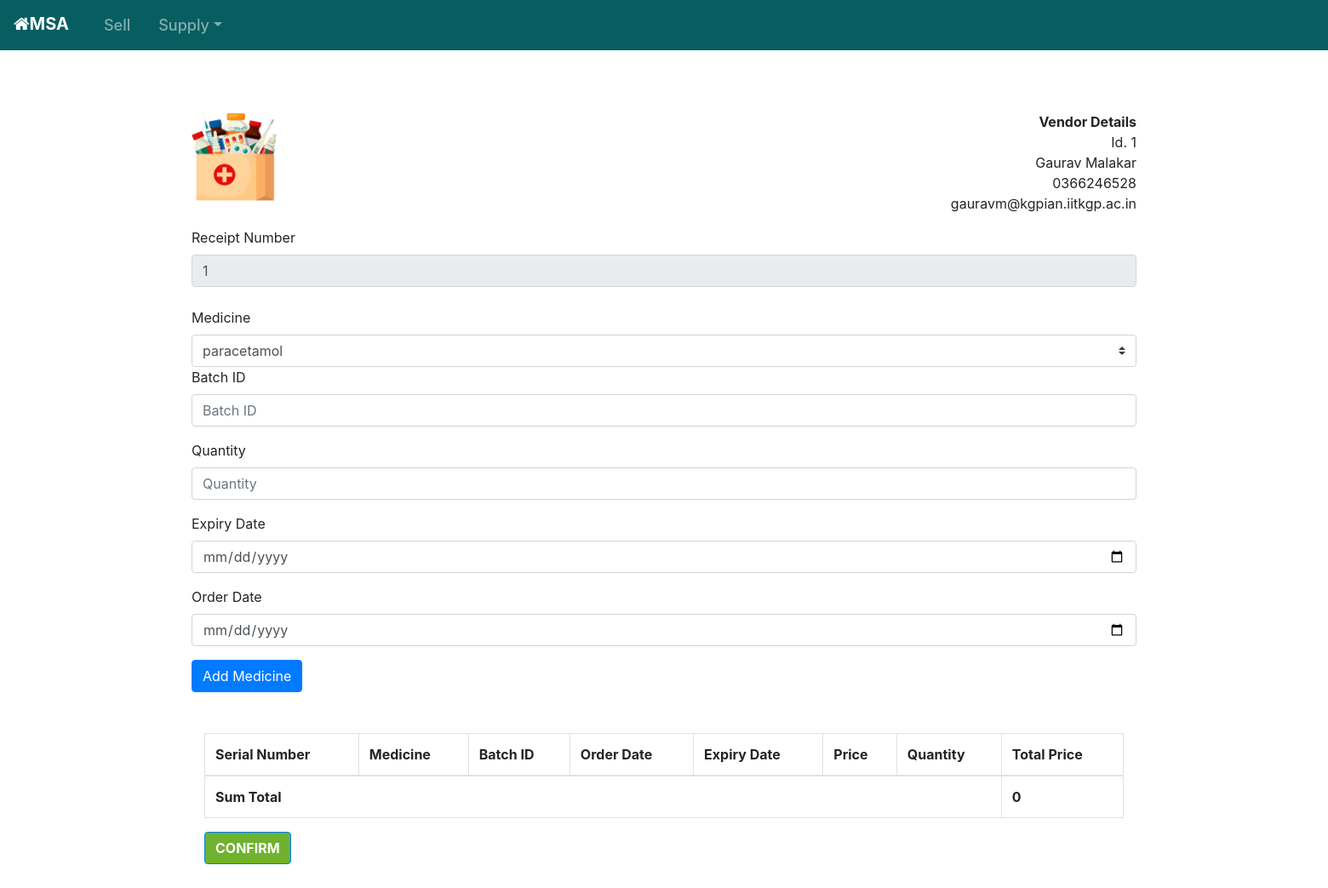
/newsupplymed/1 (signed in), run on the app's committed database.
### shop/models.py (models this page shows, shortened)
class Vendor(models.Model):
    name = models.CharField(max_length=100, blank=False)
    address = models.CharField(max_length=500, blank=False)
    phone_regex = RegexValidator(
        regex=r'^(?:\s+|)((0|(?:(\+|)91))(?:\s|-)*(?:(?:\d(?:\s|-)*\d{9})|(?:\d{2}(?:\s|-)*\d{8})|(?:\d{3}(?:\s|-)*\d{7}))|\d{10})(?:\s+|)', message=("Phone Number is not valid"))
    phone = models.CharField(max_length=14, blank=False, validators=[phone_regex] )
    email = models.EmailField(blank=False)

### shop/supply.py (the view)
# urls.py: path('newsupplymed/<str:id>', supply.newsupplymed, name='newsupplymed'),
@login_required(login_url='login')
def newsupplymed(request, id):
    vendor = Vendor.objects.get(id=id)
    medicines = Medicine.objects.filter(vendor=vendor).order_by('trade_name')
    context = {'vendor': vendor,
               'medicines': medicines,
               'list': [],
               'total': 0
               }
    global list2
    if medicines.count() == 0:
        messages.info(request, 'This Vendor Supplies No Medicine')
    if request.method == 'POST':
        details = ItemForm(request.POST, vendor)
        trans = request.POST.get('trans')
        if details.is_valid():
            result = details.cleaned_data
            result['price'] = result['medicine'].purchasePrice
            result['total_price'] = result['medicine'].purchasePrice * \
                result['quantity']
            list2.append(result)
            vtrans = VendorTransaction(
                transaction_id=trans,
                quantity=result['quantity'],
                date=result['order_date'],
                medicine=result['medicine'],
                vendor=vendor,
                batch_id=result['batch_id'],
                expiry_date=result['expiry_date'],
            )
            vtrans.save()
            obj = UsableItem(
                batch_id=result['batch_id'],
                expiry_date=result['expiry_date'],
                order_date=result['order_date'],
                quantity=result['quantity'],
                medicine=result['medicine']
            )
            obj.save()
        else:
            messages.info(request, 'Please enter valid data')
        context['list'] = list2
        context['trans'] = trans
        for item in list2:
            context['total'] += item['total_price']
    else:
        list2 = []
        if VendorTransaction.objects.count() != 0:
            trans = VendorTransaction.objects.last().transaction_id+1
        else:
            trans = 1
        context['trans'] = trans
    return render(request, 'newsupplymed.html', context)

### shop/templates/newsupplymed.html (shortened to what this page needs)
{% extends 'base.html' %}
{% block content %}
<div class="panel panel-default plain" id="dash_0">
    <div class="panel-body p30">
        <div class="row">
            <div class="col-lg-6">
                <div class="invoice-logo"><img width="100" src="../static/imgs/medimg2.png"
                  alt="Invoice logo"></div>
            </div>
            <div class="col-lg-6">
                <div class="invoice-from">
                    <ul class="list-unstyled text-right">
                        <li> <strong>Vendor Details  </strong> </li>
                        <li>Id. {{vendor.id}}</li>
                        <li>{{vendor.name}}</li>
                        <li>{{vendor.phone}}</li>
                        <li>{{vendor.email}}</li>
                    </ul>
                </div>
            </div>
        </div>
    </div>
</div>
<form
  method="POST"
  action="{% url 'newsupplymed' vendor.id %}"
  >
  <label for="name" class="form-label">Receipt Number </label>
  <input
      type="number"
      class="form-control"
      id="receipt"
      placeholder="Receipt Number"
      name="trans"
      value="{{trans}}"
      readonly
    />
  <br>
  <label for="medicine" class="form-label">Medicine</label> <br />
  <select
    class="custom-select" aria-label="Default select example"
    name="medicine"
    id="medicine"
  >
    {% for medicine in medicines %}
    <option value="{{ medicine.id }}">{{ medicine.trade_name }}</option>
    {% endfor %}
  </select>
  <br />
  <label for="batch_id" class="form-label"> Batch ID </label>
  <div class="mb-3">
    <input
      type="text"
      class="form-control"
      id="batch_id"
      placeholder="Batch ID"
      name="batch_id"
    />
  </div>
  <label for="quantity" class="form-label">Quantity</label>
  <div class="mb-3">
    <input
      type="number"
      class="form-control"
      id="phone"
      placeholder="Quantity"
      name="quantity"
      min="1"
    />
  </div>
  <label for="expiry_date" class="form-label">Expiry Date</label>
  <div class="mb-3">
    <input
      type="date"
      class="form-control"
      id="expiry_date"
      placeholder="Expiry Date"
      name="expiry_date"
      mindate="2021-04-03"
    />
  </div>
  <label for="order_date" class="form-label">Order Date</label>
  <div class="mb-3">
    <input
      type="date"
      class="form-control"
      id="order_date"
      placeholder="Order Date"
      name="order_date"
    />
  </div>
  <button type="submit" class="btn btn-primary" >Add Medicine</button>
</form>
<br /><br />
<div class="container">
  <div class="row">
    <div class="col-12">
      <table class="table table-bordered">
        <thead>
          <tr>
            <th scope="col">Serial Number</th>
            <th scope="col">Medicine</th>
            <th scope="col">Batch ID</th>
            <th scope="col">Order Date</th>
            <th scope="col">Expiry Date</th>
            <th scope="col">Price</th>
            <th scope="col">Quantity</th>
            <th scope="col">Total Price</th>
          </tr>
        </thead>
        <tfoot>
          <tr>
            <th scope="row" colspan="7">Sum Total</th>
            <th scope="row">{{total}}</td>
          </tr>
        </tfoot>
      </table>
      <form method='get' action="{% url 'printvendorreceipt' trans %}">
          <button type="submit" class="btn btn-primary" name="printvendorreceipt" style="background-color: rgba(83, 163, 4, 0.836); margin-bottom: 30px;"><b>CONFIRM</b></button>
      </form>
    </div>
  </div>
</div>
{% endblock %}

### shop/templates/base.html (style rules this page uses)
:root { --backgroundColor: rgba(246, 241, 209); --colorShadeA: rgb(42, 134, 94); --colorShadeB: rgb(95, 184, 142); --colorShadeC: rgb(110, 233, 178); --colorShadeD: rgb(136, 230, 186); --colorShadeE: rgb(145, 248, 200); --colorShadeF: rgb(84, 214, 158); }

### data on the page
Vendor: id "1", name "Gaurav Malakar", phone "0366246528", email "gauravm@kgpian.iitkgp.ac.in"

### other printed values
{{ total }} "0"
form field medicine "paracetamol"
